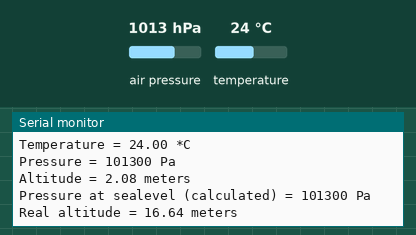
This program was run on a simulated Seeed XIAO ESP32-S3. Shown: the last lines printed to the serial monitor. The inputs (shaded band) are chosen by the test bench; at power-on: air pressure 1013 hPa, temperature 24 °C.

Above: at 1.2 s.
1.3 s: air pressure set to 952 hPa
At 2.6 s:
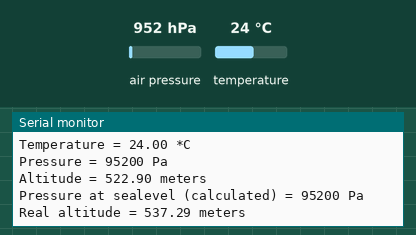
2.8 s: temperature set to 12 °C
4.3 s: air pressure set to 975 hPa
At 4.8 s:
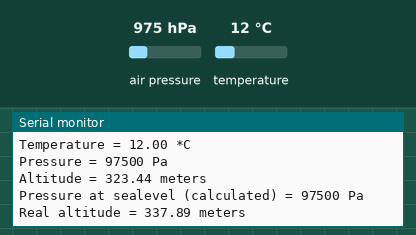
Timing chart, 0 to 7.3 s (numbered marks = the images above; inputs shaded):
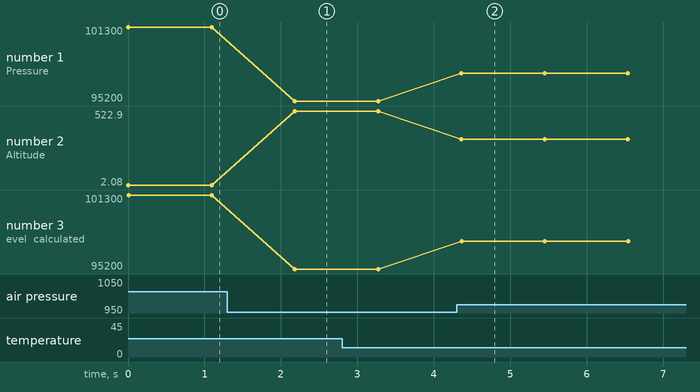

Measured:
- after the input at 1.3 s, the serial monitor: prints a new line after 0.88 s (image 1)
- after the input at 4.3 s, the serial monitor: prints a new line after 0.06 s (image 2)
- plotted number 1: 101300 → 95200 after the input at 1.3 s, 95200 → 97500 after the input at 4.3 s
- plotted number 2: 2.08 → 522.9 after the input at 1.3 s, 522.9 → 323.44 after the input at 4.3 s
- plotted number 3: 101300 → 95200 after the input at 1.3 s, 95200 → 97500 after the input at 4.3 s

The program:

main.cpp
```cpp
#include <WiFi.h>  // ESP32 uses WiFi.h
#include <Wire.h>
#include <SPI.h>
#include <Adafruit_BMP085.h>
#include <HTTPClient.h>


#define ADRESS 0x77
Adafruit_BMP085 bmp;

void setup() {
  Serial.begin(9600);
  if (!bmp.begin(BMP085_STANDARD)) {
    Serial.println("Could not find a valid BMP085 sensor, check wiring!");
    while (1) {}
  }
}

void loop() {
  // put your main code here, to run repeatedly:
    Serial.print("Temperature = ");
    Serial.print(bmp.readTemperature());
    Serial.println(" *C");

    Serial.print("Pressure = ");
    Serial.print(bmp.readPressure());
    Serial.println(" Pa");

    Serial.print("Altitude = ");
    Serial.print(bmp.readAltitude());
    Serial.println(" meters");

    Serial.print("Pressure at sealevel (calculated) = ");
    Serial.print(bmp.readSealevelPressure());
    Serial.println(" Pa");

    Serial.print("Real altitude = ");
    Serial.print(bmp.readAltitude(101500));
    Serial.println(" meters");

    Serial.println();

    delay(1000);
}
```
